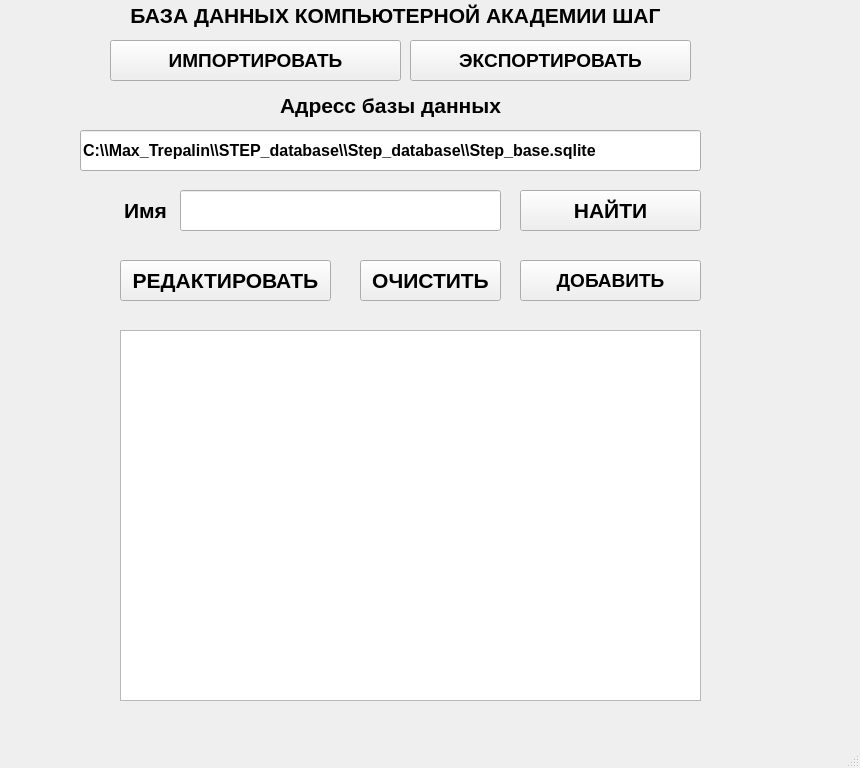
<?xml version="1.0" encoding="UTF-8"?>
<ui version="4.0">
 <class>MainWindow</class>
 <widget class="QMainWindow" name="MainWindow">
  <property name="geometry">
   <rect>
    <x>0</x>
    <y>0</y>
    <width>860</width>
    <height>768</height>
   </rect>
  </property>
  <property name="windowTitle">
   <string>MainWindow</string>
  </property>
  <widget class="QWidget" name="centralwidget">
   <widget class="QLabel" name="label">
    <property name="geometry">
     <rect>
      <x>100</x>
      <y>-10</y>
      <width>591</width>
      <height>51</height>
     </rect>
    </property>
    <property name="font">
     <font>
      <pointsize>16</pointsize>
      <weight>75</weight>
      <bold>true</bold>
     </font>
    </property>
    <property name="text">
     <string>БАЗА ДАННЫХ КОМПЬЮТЕРНОЙ АКАДЕМИИ ШАГ</string>
    </property>
    <property name="alignment">
     <set>Qt::AlignCenter</set>
    </property>
   </widget>
   <widget class="QLineEdit" name="input_select">
    <property name="geometry">
     <rect>
      <x>180</x>
      <y>190</y>
      <width>321</width>
      <height>41</height>
     </rect>
    </property>
    <property name="font">
     <font>
      <pointsize>16</pointsize>
      <weight>75</weight>
      <bold>true</bold>
     </font>
    </property>
   </widget>
   <widget class="QPushButton" name="button_clear">
    <property name="geometry">
     <rect>
      <x>360</x>
      <y>260</y>
      <width>141</width>
      <height>41</height>
     </rect>
    </property>
    <property name="font">
     <font>
      <pointsize>16</pointsize>
      <weight>75</weight>
      <bold>true</bold>
     </font>
    </property>
    <property name="text">
     <string>ОЧИСТИТЬ</string>
    </property>
   </widget>
   <widget class="QLabel" name="label_login">
    <property name="geometry">
     <rect>
      <x>50</x>
      <y>180</y>
      <width>191</width>
      <height>61</height>
     </rect>
    </property>
    <property name="font">
     <font>
      <pointsize>16</pointsize>
      <weight>75</weight>
      <bold>true</bold>
     </font>
    </property>
    <property name="text">
     <string>Имя</string>
    </property>
    <property name="alignment">
     <set>Qt::AlignCenter</set>
    </property>
   </widget>
   <widget class="QPushButton" name="button_find">
    <property name="geometry">
     <rect>
      <x>520</x>
      <y>190</y>
      <width>181</width>
      <height>41</height>
     </rect>
    </property>
    <property name="font">
     <font>
      <pointsize>16</pointsize>
      <weight>75</weight>
      <bold>true</bold>
     </font>
    </property>
    <property name="text">
     <string>НАЙТИ</string>
    </property>
   </widget>
   <widget class="QPushButton" name="button_edit">
    <property name="geometry">
     <rect>
      <x>120</x>
      <y>260</y>
      <width>211</width>
      <height>41</height>
     </rect>
    </property>
    <property name="font">
     <font>
      <pointsize>16</pointsize>
      <weight>75</weight>
      <bold>true</bold>
     </font>
    </property>
    <property name="text">
     <string>РЕДАКТИРОВАТЬ</string>
    </property>
   </widget>
   <widget class="QPushButton" name="push_export">
    <property name="geometry">
     <rect>
      <x>410</x>
      <y>40</y>
      <width>281</width>
      <height>41</height>
     </rect>
    </property>
    <property name="font">
     <font>
      <pointsize>14</pointsize>
      <weight>75</weight>
      <bold>true</bold>
     </font>
    </property>
    <property name="text">
     <string>ЭКСПОРТИРОВАТЬ</string>
    </property>
   </widget>
   <widget class="QPushButton" name="push_import">
    <property name="geometry">
     <rect>
      <x>110</x>
      <y>40</y>
      <width>291</width>
      <height>41</height>
     </rect>
    </property>
    <property name="font">
     <font>
      <pointsize>14</pointsize>
      <weight>75</weight>
      <bold>true</bold>
     </font>
    </property>
    <property name="text">
     <string>ИМПОРТИРОВАТЬ</string>
    </property>
   </widget>
   <widget class="QPushButton" name="push_add">
    <property name="geometry">
     <rect>
      <x>520</x>
      <y>260</y>
      <width>181</width>
      <height>41</height>
     </rect>
    </property>
    <property name="font">
     <font>
      <pointsize>14</pointsize>
      <weight>75</weight>
      <bold>true</bold>
     </font>
    </property>
    <property name="text">
     <string>ДОБАВИТЬ</string>
    </property>
   </widget>
   <widget class="QTableView" name="tableView">
    <property name="geometry">
     <rect>
      <x>120</x>
      <y>330</y>
      <width>581</width>
      <height>371</height>
     </rect>
    </property>
   </widget>
   <widget class="QLineEdit" name="input_path">
    <property name="geometry">
     <rect>
      <x>80</x>
      <y>130</y>
      <width>621</width>
      <height>41</height>
     </rect>
    </property>
    <property name="font">
     <font>
      <pointsize>12</pointsize>
      <weight>75</weight>
      <bold>true</bold>
     </font>
    </property>
    <property name="text">
     <string>C:\\Max_Trepalin\\STEP_database\\Step_database\\Step_base.sqlite</string>
    </property>
   </widget>
   <widget class="QLabel" name="label_login_2">
    <property name="geometry">
     <rect>
      <x>270</x>
      <y>80</y>
      <width>241</width>
      <height>51</height>
     </rect>
    </property>
    <property name="font">
     <font>
      <pointsize>16</pointsize>
      <weight>75</weight>
      <bold>true</bold>
     </font>
    </property>
    <property name="text">
     <string>Адресс базы данных</string>
    </property>
    <property name="alignment">
     <set>Qt::AlignCenter</set>
    </property>
   </widget>
  </widget>
  <widget class="QMenuBar" name="menubar">
   <property name="geometry">
    <rect>
     <x>0</x>
     <y>0</y>
     <width>860</width>
     <height>20</height>
    </rect>
   </property>
  </widget>
  <widget class="QStatusBar" name="statusbar"/>
 </widget>
 <resources/>
 <connections/>
</ui>
